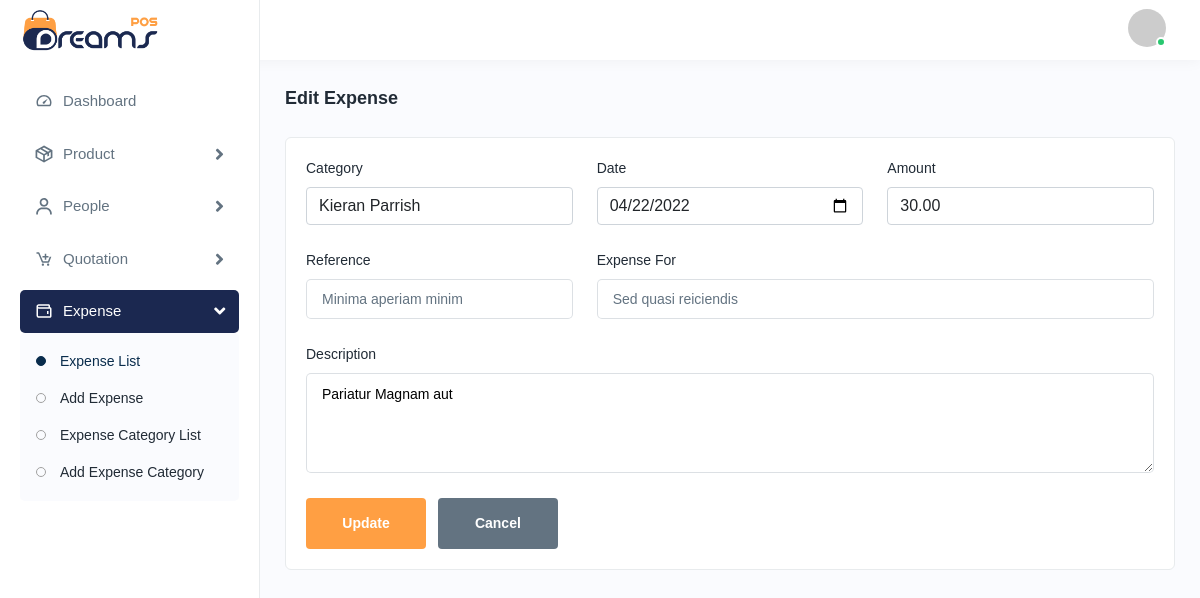
The app's page /expenses/3/edit/ (signed in), older data.
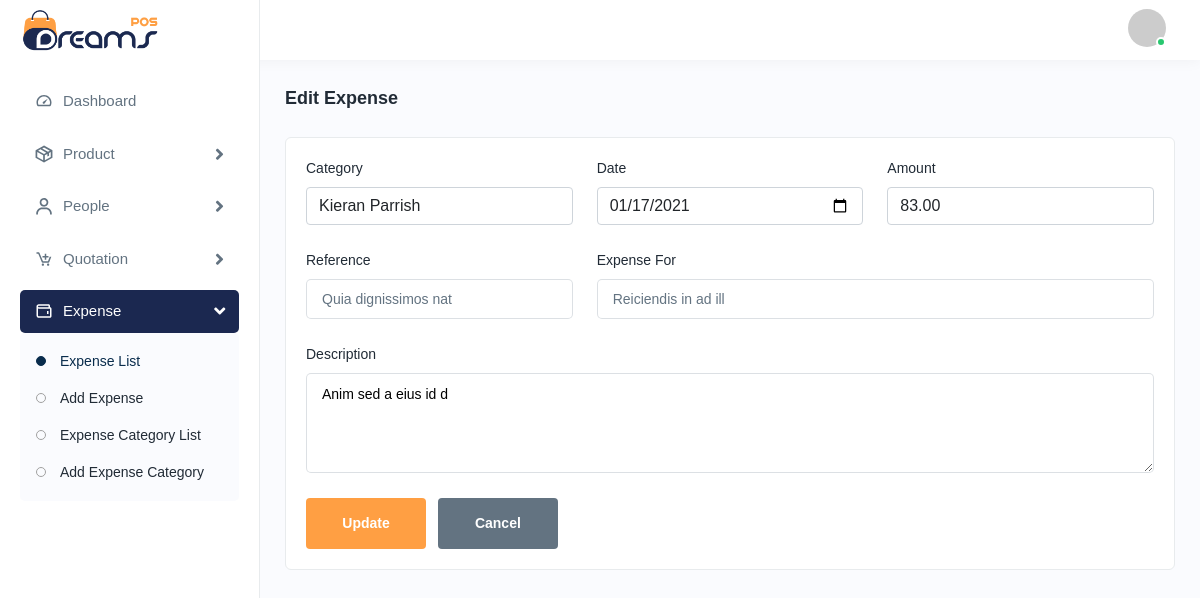
The same page, newer data.
### mainapp/models.py (models this page shows)
class Expense(models.Model):
    expense_category = models.ForeignKey(
        "ExpenseCategory",
        on_delete=models.CASCADE,
        related_name="expenses",
    )
    date = models.DateField()
    amount = models.DecimalField(max_digits=12, decimal_places=2)
    reference = models.CharField(max_length=255, unique=True)
    expense_for = models.CharField(max_length=255)
    description = models.TextField(null=True, blank=True)
    created_at = models.DateTimeField(auto_now_add=True)
    updated_at = models.DateTimeField(auto_now=True)

### mainapp/views.py (the view)
# urls.py: path("expenses/<int:pk>/edit/", views.expense_edit, name="expenses_edit"),
@login_required
def expense_edit(request, pk):
    expense = get_object_or_404(Expense, pk=pk)
    errors = []
    if request.method == "POST":
        expense_category_id = request.POST.get("expense_category_id")
        date = request.POST.get("date", "").strip()
        amount = request.POST.get("amount", "").strip()
        reference = request.POST.get("reference", "").strip()
        expense_for = request.POST.get("expense_for", "").strip()
        description = request.POST.get("description", "").strip()
        if not expense_category_id:
            errors.append("Category is required.")
        if not date:
            errors.append("Date is required.")
        if not amount:
            errors.append("Amount is required.")
        if not reference:
            errors.append("Reference is required.")
        if (
            reference
            and Expense.objects.filter(reference=reference)
            .exclude(pk=expense.pk)
            .exists()
        ):
            errors.append("Reference must be unique.")
        if not expense_for:
            errors.append("Expense for is required.")
        expense_category = None
        if expense_category_id:
            expense_category = ExpenseCategory.objects.filter(
                pk=expense_category_id
            ).first()
            if not expense_category:
                errors.append("Selected category does not exist.")
        amount_val = None
        if amount:
            try:
                amount_val = Decimal(amount)
                if amount_val <= 0:
                    errors.append("Amount must be greater than zero.")
            except Exception:
                errors.append("Amount must be a valid number.")
        if not errors:
            expense.expense_category = expense_category
            expense.date = date
            expense.amount = amount_val
            expense.reference = reference
            expense.expense_for = expense_for
            expense.description = description or None
            expense.save()
            messages.success(request, "Expense updated successfully!")
            return redirect("expenses_index")
        old = {
            "expense_category_id": expense_category_id,
            "date": date,
            "amount": amount,
            "reference": reference,
            "expense_for": expense_for,
            "description": description,
        }
    else:
        old = {
            "expense_category_id": expense.expense_category_id,
            "date": expense.date,
            "amount": expense.amount,
            "reference": expense.reference,
            "expense_for": expense.expense_for,
            "description": expense.description or "",
        }
    categories = ExpenseCategory.objects.order_by("name")
    context = {
        "errors": errors,
        "old": old,
        "expense": expense,
        "categories": categories,
    }
    return render(request, "expenses/edit.html", context)

### mainapp/templates/expenses/edit.html (shortened to what this page needs)
{% extends "base.html" %}
{% block content %}
<div class="page-header">
    <div class="page-title">
        <h4>Edit Expense</h4>
    </div>
</div>
<div class="card">
    <div class="card-body">
        <form method="post" action="{% url 'expenses_edit' expense.id %}">
            <div class="row">
                <div class="col-lg-4 col-sm-6 col-12">
                    <div class="form-group">
                        <label for="id_category">Category</label>
                        <select name="expense_category_id" id="id_category" class="form-control">
                            {% for c in categories %}
                            <option value="{{ c.id }}" {% if old.expense_category_id|stringformat:"s" == c.id|stringformat:"s" %}selected{% endif %}>
    {{ c.name }}
</option>
                            {% endfor %}
                        </select>
                    </div>
                </div>
                <div class="col-lg-4 col-sm-6 col-12">
                    <div class="form-group">
                        <label for="id_date">Date</label>
                       <input type="date"
       name="date"
       id="id_date"
       class="form-control"
       value="{{ old.date|date:'Y-m-d' }}">
                    </div>
                </div>
                <div class="col-lg-4 col-sm-6 col-12">
                    <div class="form-group">
                        <label for="id_amount">Amount</label>
                        <input type="number" name="amount" id="id_amount" class="form-control" step="0.01" min="0"
                            value="{{ old.amount|default_if_none:'' }}">
                    </div>
                </div>
                <div class="col-lg-4 col-sm-6 col-12">
                    <div class="form-group">
                        <label for="id_reference">Reference</label>
                        <input type="text" name="reference" id="id_reference" class="form-control"
                            value="{{ old.reference|default_if_none:'' }}" placeholder="Reference">
                    </div>
                </div>
                <div class="col-lg-8 col-sm-12 col-12">
                    <div class="form-group">
                        <label for="id_expense_for">Expense For</label>
                        <input type="text" name="expense_for" id="id_expense_for" class="form-control"
                            value="{{ old.expense_for|default_if_none:'' }}" placeholder="What is this expense for?">
                    </div>
                </div>
                <div class="col-lg-12 col-sm-12 col-12">
                    <div class="form-group">
                        <label for="id_description">Description</label>
                        <textarea name="description" id="id_description" class="form-control" rows="3"
                            placeholder="Description (optional)">{{ old.description|default_if_none:'' }}</textarea>
                    </div>
                </div>
                <div class="col-lg-12">
                    <button type="submit" class="btn btn-submit me-2">Update</button>
                    <a href="{% url 'expenses_index' %}" class="btn btn-cancel">Cancel</a>
                </div>
            </div>
        </form>
    </div>
</div>
{% endblock %}

Row changes from the older to the newer data that the page shows:
changed Expense: date "04/22/2022" → "01/17/2021"; amount "30.00" → "83.00"; reference "Minima aperiam minim" → "Quia dignissimos nat"; expense_for "Sed quasi reiciendis" → "Reiciendis in ad ill"; description "Pariatur Magnam aut" → "Anim sed a eius id d"
